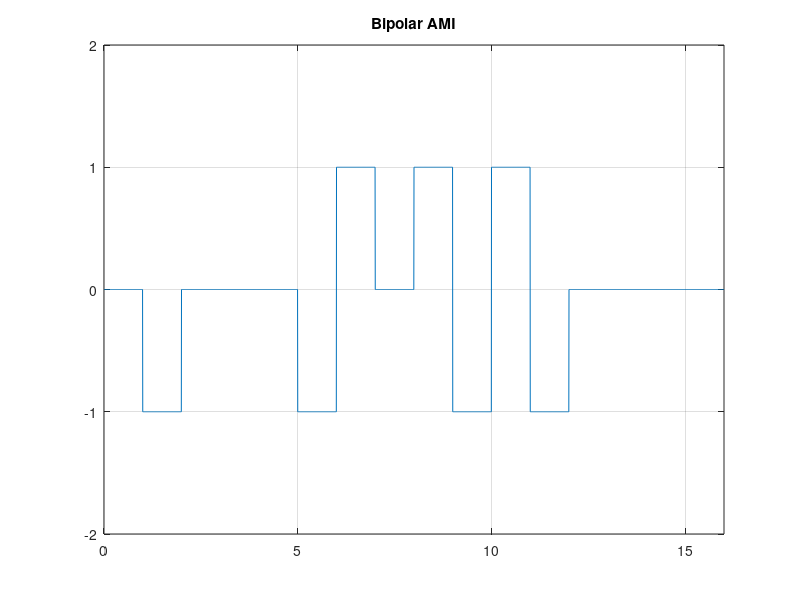

Source code (MATLAB):
%Scrambling B8ZS
%00000000----000VB0VB

clc;
clear;

bitrate=1;
A=1;
pulse=-A;
x=[0 1 0 0 0 0 0 0 0 0 1 1 0 0 0 0];
T=length(x);
n=200;
N=n*T*bitrate;
dt=T/N;

%t=0:dt:T;
t=0:dt:T/bitrate;

y=zeros(1,length(t));
for i=0:T-1;
    if x(i+1)==1
           if pulse==-1
                 y(i*n+1 : (i+1)*n)=-1;
                 pulse=1;
           else
                 y(i*n+1 : (i+1)*n)=1;
                 pulse=-1;
           end;
    elseif x(i+1)==-2
            if pulse==-1
                 y(i*n+1 : (i+1)*n)=1;
                 pulse=-1;
           else
                 pulse=1;
                 y(i*n+1 : (i+1)*n)=-1;
           end;
    else
        if(i+7<=T-1)
            if(x(i+2)==0 && x(i+3)==0 && x(i+4)==0 && x(i+5)==0 && x(i+6)==0 && x(i+7)==0 && x(i+8)==0)
               %000VB0VB
                x(i+2)= 0; x(i+3)= 0;
                x(i+4)=-2; x(i+5)=1;
                x(i+6)=0;  x(i+7)=-2; x(i+8)=1;
            else y(i*n+1 : (i+1)*n)=0;
            end;
        else y(i*n+1 : (i+1)*n)=0;
        end;
     end;
end;

plot(t,y);
axis([0 t(end) -2 2]);
grid on;
title('Bipolar AMI');

%Decoding
pulse=-1;
z=zeros(1,length(x));
for i=1:T;
    if y((i-1)*200+1)==0
        if(i+7<=T-1)
            if(y((i)*200+1)==0 && y((i+1)*200+1)==0 && y((i+2)*200+1)==1 && y((i+3)*200+1)==-1 && y((i+4)*200+1)==0 && y((i+5)*200+1)==-1  && y((i+6)*200+1)==1 && y((i+7)*200+1)==0)
                z(i)=0;%z(i+1)=0;z(i+2)=0;z(i+3)=0;
                y((i+2)*200+1)=0;
            else z(i)=1;
            end; 
        else z(i)=1;
        end;
    elseif  y((i-1)*200+1)==-1
        if(i+3<=T-1)
            if(y((i)*200+1)==0 && y((i+1)*200+1)==0 && y((i+2)*200+1)==-1)
                z(i)=0;
                y((i+2)*200+1)=0;
            else z(i)=1;
            end;
        else z(i)=1;
        end;
    else z(i)=0;
    end
 end
z
